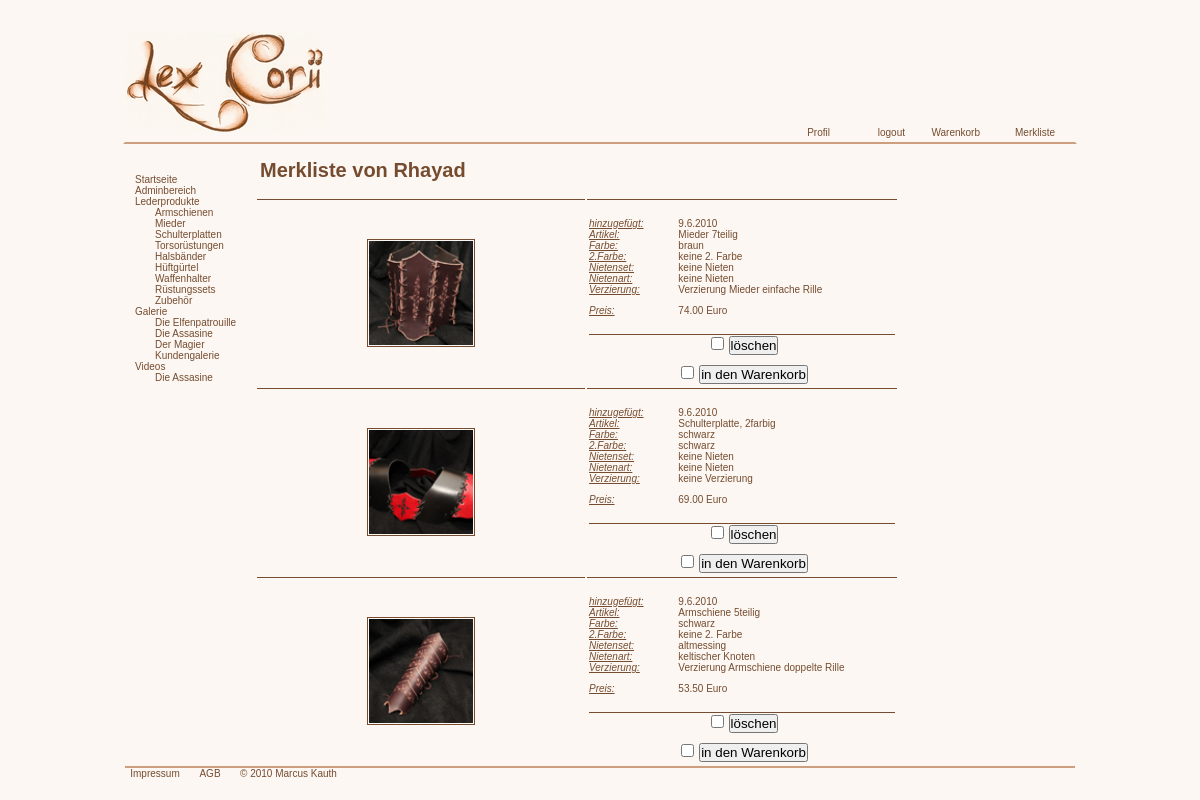
The page /merkliste.php (signed in) on the database its author committed.
### tables this page shows
CREATE TABLE IF NOT EXISTS `merklisten` (
  `mid` int(11) NOT NULL AUTO_INCREMENT,
  `username` varchar(50) NOT NULL,
  `artikel` varchar(100) NOT NULL,
  `zusatz1` varchar(100) NOT NULL,
  `zusatz2` varchar(100) NOT NULL,
  `zusatz3` varchar(100) DEFAULT NULL,
  `zusatz4` varchar(100) DEFAULT NULL,
  `zusatz5` varchar(100) DEFAULT NULL,
  `preis` double NOT NULL,
  `bild` varchar(100) DEFAULT NULL,
  `datum` varchar(50) DEFAULT NULL,
  PRIMARY KEY (`mid`)
);

### merkliste.php (the view, shortened to what this page needs)
<?php
    include "functions.php";
	$sth=$dbh->prepare("SELECT * FROM merklisten WHERE username = ? ORDER BY mid DESC");
	$sth->execute(array($_SESSION['USER']));
	$merkliste = $sth->fetchAll(PDO::FETCH_OBJ);
	include "header.php";
?>
    <h1>Merkliste von <?= $_SESSION['USER'] ?></h1>
    <form method="post" action="merkliste.php">
    <table>
    	<?php foreach ($merkliste as $artikel) : ?>
			<tr>
            	<td><a href="images/produktbilder/<?= $artikel->bild ?>.jpg" rel="lightbox-nieten"><img src="images/produktbilder/thn/<?= $artikel->bild ?>thn.jpg" alt="Produktbild" title="zum Vergr&ouml;&szlig;ern bitte klicken" class="artikelbilder1" /></a></td>
                <td style="text-align:left">
                	<ul style="list-style:none">
                    	<li>
                        	<table style="vertical-align:top">
                            	<tr>
                                	<td style="max-width:80px; border:0px">
                                    	<ul>
                                        	<li><p>hinzugef&uuml;gt:</p></li>
                                        	<li><p>Artikel:</p></li>
                                            <li><p>Farbe:</p></li>
                                            <li><p>2.Farbe:</p></li>
                                            <li><p>Nietenset:</p></li>
                                            <li><p>Nietenart:</p></li>
                                            <li><p>Verzierung:</p></li>
                                            <li style="margin:10px 0 0 0"><p>Preis:</p></li>
                                        </ul>
                                    </td>
                                    <td style="max-width:200px; border:0px">
                                    	<ul>
                                        	<li><?= $artikel->datum ?></li>
                                        	<li><?= $artikel->artikel ?></li>
											<li><?= $artikel->zusatz1 ?></li>
                                            <li><?= $artikel->zusatz2 ?></li>
											<li><?= $artikel->zusatz3 ?></li>
											<li><?= $artikel->zusatz4 ?></li>
                                            <li><?= $artikel->zusatz5 ?></li>
											<li style="margin:10px 0 0 0"><?= sprintf("%01.2f", $artikel->preis) ?> Euro</li>
                                        </ul>
                                     </td>
                                 </tr>
                                 <tr style="height:50px">
                                 	<td colspan="2">
                                    	<ul>
                                        	<li style="text-align:center"><input type="checkbox" name="mdelete" value="<?= $artikel->mid ?>" style="margin:0 5px" /><input type="submit" name="delete" value="l&ouml;schen" /></li>
                        					<li style="text-align:center; margin:10px 0 0 0"><input type="checkbox" name="mwarenkorb" value="<?= $artikel->mid ?>" style="margin:0 5px" /><input type="submit" name="warenkorb" value="in den Warenkorb" /></li>
                                        </ul>
                                    </td>
                                 </tr>
                             </table>
                         </li>
                    </ul>
                </td>
        	</tr>
        <?php endforeach ?>
	</table>
	</form>
<?php include "footer.php"; ?>

### style.css (style rules this page uses)
* { margin:0; padding:0; }
html { font-family:"Trebuchet MS", Arial, Georgia, "Times New Roman", serif; font-size:10px; background-color:#fcf7f2; color:#754c30; }
#maininbox tr { height:130px; }
#maininbox td { width:310px; border-top:1px solid #754c30; text-align:center; }
#maininbox ul { margin:0 0 0 0; }
#maininbox ul li ul li p { display:inline; font-style:italic; text-decoration:underline; }
#maininbox ul li ul { margin:0; list-style:none; text-align:left; }
#maininbox h1, h2, h3 { margin:5px 5px; }
#maininbox h1 { padding:0 0 10px 0; }
a { color:#754c30;; outline:none; text-decoration:none; }
a img { border:2px solid #color:#754c30;; }
.artikelbilder1 { list-style:none; float:left; height:104px; width:104px; border:1px solid #754c30; margin:0 110px; padding:1px; }
form { display:inline; }
form input { margin:0 auto; }
form p { margin: 3px 0px; padding: 3px 0px; }
table ul { list-style:none; }

### rows shown on the page
merklisten: bild (picture), datum "9.6.2010", artikel "Mieder 7teilig", zusatz1 "braun", zusatz2 "keine 2. Farbe", zusatz3 "keine Nieten", zusatz4 "keine Nieten", zusatz5 "Verzierung Mieder einfache Rille", preis "74.00"
merklisten: bild (picture), datum "9.6.2010", artikel "Schulterplatte, 2farbig", zusatz1 "schwarz", zusatz2 "schwarz", zusatz3 "keine Nieten", zusatz4 "keine Nieten", zusatz5 "keine Verzierung", preis "69.00"
merklisten: bild (picture), datum "9.6.2010", artikel "Armschiene 5teilig", zusatz1 "schwarz", zusatz2 "keine 2. Farbe", zusatz3 "altmessing", zusatz4 "keltischer Knoten", zusatz5 "Verzierung Armschiene doppelte Rille", preis "53.50"

### other values the page prints
$_SESSION['USER'] "Rhayad"
